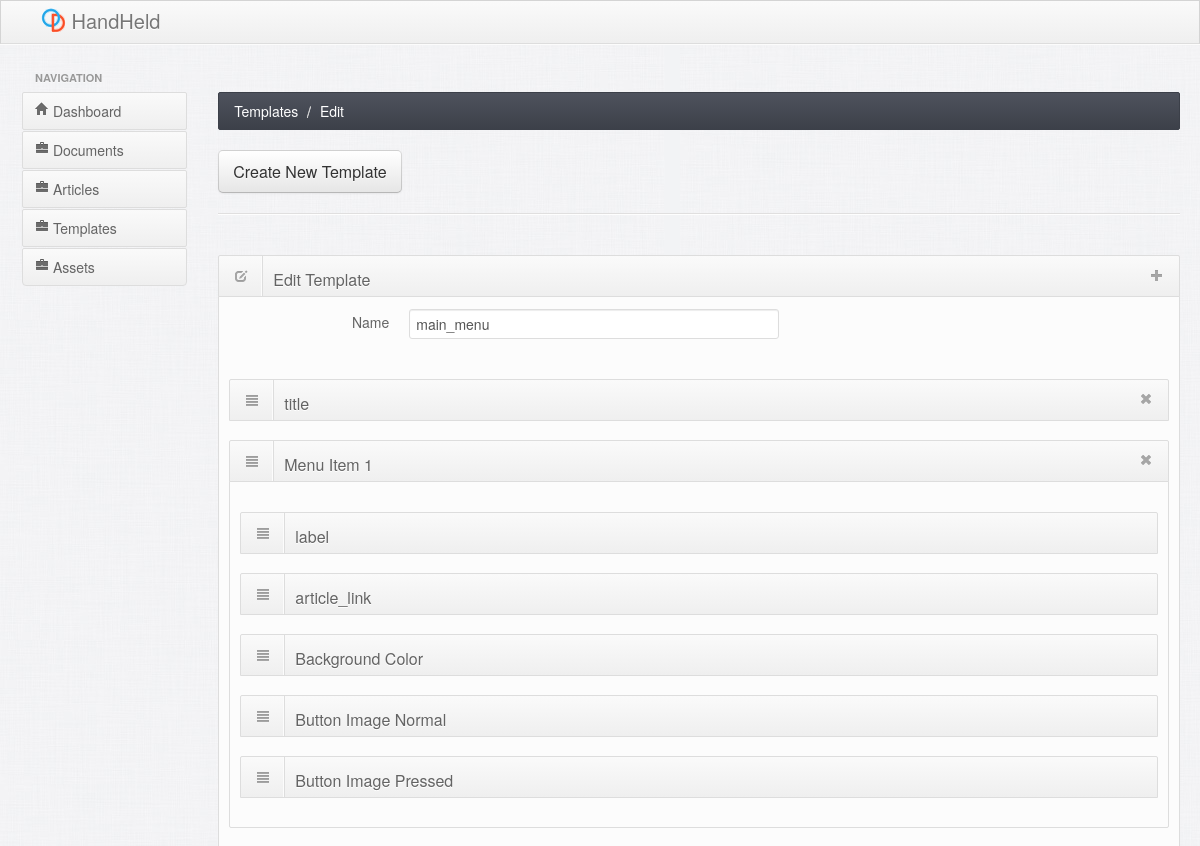
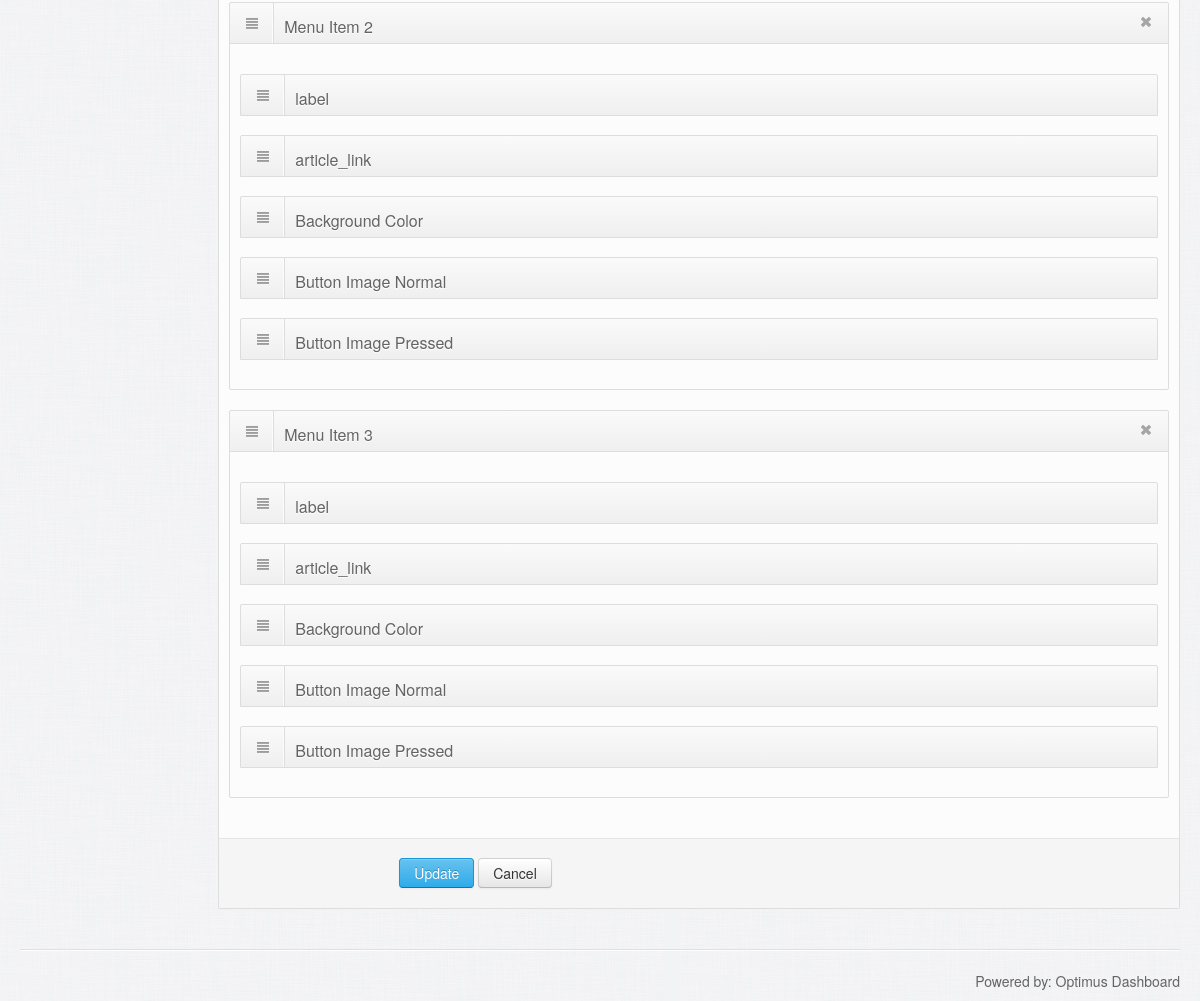
Screenshot of /templates/edit/10 with the database file from the repository (2 pictures, top to bottom).
### tables this page shows
CREATE TABLE "template" ("id" INTEGER PRIMARY KEY ASC,name TEXT DEFAULT NULL,"isComposite" INTEGER);

CREATE TABLE fields ("id" INTEGER PRIMARY KEY AUTOINCREMENT DEFAULT NULL,"template_id" INTEGER DEFAULT NULL,child_template_id INTEGER DEFAULT 0,field_type_id INTEGER DEFAULT 0,"order_nr" INTEGER,"name" TEXT);

### application/controllers/templates.php (called while the page is built, shortened)
<?php
class Templates extends CI_Controller {
  public function __construct()
  {
    $this->load->model('Article_model');
    $this->load->model('Template_model');
  }
  public function edit($id = null)
  {
    $data['fields'] = $this->Template_model->get_all_field_types();
    $data['templates'] = $this->Template_model->get_all_templates();
    $this->load->helper('Optimus');
    if($id != null && $id != 'new')
    {
      $template = $this->Template_model->get_template($id);
      $data['template'] = $template;
      $sections = $this->Template_model->get_all_children_fields($id);
      $partials = array();
      foreach($sections as $section ){
          array_push($partials, create_partial($section ));
      }
      $data['sections'] = $partials;
    }
    if (!$_POST)
    {
      $data['action'] = 'Edit';
      $this->load->view('partials/header', $data);
      $this->load->view('partials/leftmenu', $data);
      $this->load->view('templates/partials/contentheader', $data);
      $this->load->view('templates/index.php', $data);
      $this->load->view('partials/footer', $data);
    } else
    {
      $template_id  =$this->input->post('template_id');
      $this->Template_model->update($template_id);
      $this->Template_model->reorder_children();
      redirect(base_url() . 'templates/edit/' . $template_id);
    }
  }
}

### index.php (called while the page is built, shortened)
<?php
require_once BASEPATH.'core/CodeIgniter.php';

### application/models/template_model.php (called while the page is built, shortened)
<?php
class Template_model extends CI_Model {
  public function get_all_templates()
  {
    $this->db->select('*');
    $this->db->from('template');
    $query = $this->db->get();
    $data = $query->result();
    $templates = array();
    foreach($data as $item){
      $templates[$item->id] = $item;
    }
    return $templates;
  }
  public function get_template($id)
  {
    $this->db->select('*');
    $this->db->from('template t');
    $this->db->where('t.id', $id);
    $query = $this->db->get();
    $data = $query->result();
    $template = '';
    foreach($data as $item){
      $template = $item;
    }
    return $template;
  }
  public function get_all_field_types()
  {
    $this->db->select('*');
    $this->db->from('field_type ft');
    $query = $this->db->get();
    $data = $query->result();
    return $data;
  }
  public function get_fields_for_template($id)
  {
    if(isset($id))
    {
      $this->db->select('f.id, f.name name, ft.id field_type_id, ft.name field_type_name, f.child_template_id');
      $this->db->from('fields f');
      $this->db->where('f.template_id',$id);
      $this->db->join('field_type ft', 'ft.id = f.field_type_id', 'left outer');
      $this->db->order_by('f.order_nr', 'asc');
      $query = $this->db->get();
      $fields = $query->result();
      foreach($fields as &$field)
      {
        if($field->child_template_id > 0)
        {
          $field->children = $this->get_fields_for_template($field->child_template_id);
        }
      }
      return $fields;
    }
  }
  public function get_field_by_id($id)
  {
    if(isset($id))
    {
      $this->db->select('f.id, f.name name, ft.id field_type_id, ft.name field_type_name, f.child_template_id');
      $this->db->from('fields f');
      $this->db->where('f.id',$id);
      $this->db->join('field_type ft', 'ft.id = f.field_type_id');
      $this->db->order_by('f.order_nr', 'asc');
      $query = $this->db->get();
      $data = $query->result();
      return $data;
    }
  }
  public function get_all_children_fields($id)
  {
    $template = $this->get_template($id);
    $fields = array();
    if($template->isComposite == 1)
    {
      $children = $this->get_fields_for_template($id);
      foreach($children as $child)
      {
        if($child->child_template_id > 0 && $child->field_type_id == 0)
        {
          $subtemplate =new stdClass();
          $subtemplate->name = $child->name;
          $subtemplate->field_type_name = 'subtemplate';
          $subtemplate->id = $child->id;
          $subtemplate->children = $this->get_all_children_fields($child->child_template_id) ;
          array_push($fields, $subtemplate );
        }else
        {
          $fields = array_merge($fields, $this->get_field_by_id($child->id));
        }
      }
    }else
    {
      $fields = array_merge($fields, $this->get_fields_for_template($id));
    }
    return $fields;
  }
}

### application/views/templates/index.php (called while the page is built)
<?php $this->load->view('templates/partials/'.strtolower($action)) ; ?>

### application/views/templates/partials/edit.php (the view, shortened to what this page needs)
<div class="row-fluid">
  <div class="box span12">
    <div class="box-header" data-original-title>
      <h2><i class="icon-edit"></i><span class="break"></span>Edit Template</h2>
      <div class="box-icon">
        <a href="#" class="btn-add-template"><i class="icon-plus"></i></a>
      </div>
    </div>
    <div class="box-sortable">
      <?php echo form_open('templates/edit', array('class' => 'form-horizontal', 'id' => 'myform')); ?>
      <fieldset>
        <div class="control-group">
          <label class="control-label" for="typeahead">Name</label>
          <div class="controls">
            <input type="text" class="span6 typeahead" name="template_name" value="<?php echo $template->name ?>">
          </div>
        </div>
        <div class="row-fluid sortable">
          <?php foreach($sections as $panel): ?>
            <?php echo $panel ?>
          <?php endforeach ?>
        </div>
        <div class="form-actions">
          <button type="submit" class="btn btn-primary">Update</button>
          <a href="cancel"><input type="button" class="btn" name="cancel" value="Cancel" /></a>
        </div>
      </fieldset>
      </form>
    </div>
  </div>
</div>

### application/helpers/optimus_helper.php (shortened to what this page needs)
<?php
  function create_partial($field)
  {
    $snippet = "";
    if (isset($field->children))
    {
      $snippet = '<div class="box">
                  <div class="box-header">
                    <h2><i class="icon-align-justify"></i><span class="break"></span>' . $field->name . '</h2>
                    <div class="box-icon">
                      <input type="hidden" name="fields[]" value="' . $field->id . '">
                      <a href="#" class="btn-remove"><i class="icon-remove"></i></a>
                    </div>
                  </div>
                  <div class="box-content">';
      foreach ($field->children as $child)
      {
        $snippet = $snippet . ' <div class="box">
                                <div class="box-header">
                                <h2><i class="icon-align-justify"></i><span class="break"></span>' . $child->name . '</h2>
                                  <div class="box-icon">
                                  </div>
                                </div>
                              </div>';
      }
      $snippet = $snippet . '</div></div>';
    } else
    {
      $snippet = '<div class="box">
                  <div class="box-header">
                    <h2><i class="icon-align-justify"></i><span class="break"></span>' . $field->name . '</h2>
                    <div class="box-icon">
                      <input type="hidden" name="fields[]" value="' . $field->id . '">
                      <a href="#" class="btn-remove"><i class="icon-remove"></i></a>
                    </div>
                  </div>
                </div>';
    }
    return $snippet;
  }

### css/style.css (style rules this page uses)
body { background: url(../img/bg-light.jpg) repeat; color: #646464; }
a { color: #646464; }
h2 { font-size: 16px; line-height: 16px; }
.box { margin: 20px 0px; }
.box-header { height: 20px; border: 1px solid #ddd; margin-bottom: -1px; padding: 10px; background-color: #fafafa; background-image: -moz-linear-gradient(top, #fafafa, #efefef); background-image: -webkit-gradient(linear, 0 0, 0 100%, from(#fafafa), to(#efefef)); background-image: -webkit-linear-gradient(top, #fafafa, #efefef); background-image: -o-linear-gradient(top, #fafafa, #efefef); background-image: linear-gradient(to bottom, #fafafa, #efefef); filter: progid:dximagetransform.microsoft.gradient(startColorstr='#fafafa', endColorstr='#efefef', GradientType=0); -webkit-box-shadow: none; -moz-box-shadow: none; box-shadow: none; -webkit-border-radius: 2px 2px 0px 0px; -moz-border-radius: 2px 2px 0px 0px; border-radius: 2px 2px 0px 0px; overflow: hidden; }
.box-header h2 { font-size: 16px; line-height: 16px; float:left; margin-top: 2px; color: #646464; font-weight: normal; text-shadow: 0px 1px 0px #fff; }
.box-header h2 i { margin: 1px 3px 0px 5px; opacity: .4; }
.box-header .break { border-left: 1px solid #fcfcfc; border-right: 1px solid #ddd; margin: -12px 10px -10px 10px; padding: 12px 0px 10px 0px; }
.box-header .box-icon { float:right; margin-top: 1px; }
.box-header .box-icon i { -webkit-transition: all 0.1s ease-in-out; -moz-transition: all 0.1s ease-in-out; -o-transition: all 0.1s ease-in-out; -ms-transition: all 0.1s ease-in-out; transition: all 0.1s ease-in-out; opacity: .4; }
.box-header .box-icon a { margin: 0px 5px; }
.box-content { margin-top: -1px; padding: 10px; border: 1px solid #ddd; background: #fcfcfc; -webkit-border-radius: 0px 0px 2px 2px; -moz-border-radius: 0px 0px 2px 2px; border-radius: 0px 0px 2px 2px; }
.box-sortable { margin-top: -1px; padding: 10px; border: 1px solid #ddd; background: #fcfcfc; -webkit-border-radius: 0px 0px 2px 2px; -moz-border-radius: 0px 0px 2px 2px; border-radius: 0px 0px 2px 2px; }
.form-actions { padding: 19px 20px 20px; margin: 20px -10px -30px -10px; background-color: #f5f5f5; border-top: 1px solid #e5e5e5; *zoom: 1; }
.form-actions:before, .form-actions:after { display: table; line-height: 0; content: ""; }
.form-actions:after { clear: both; }
.btn-primary { background-color: #006dcc; color: #ffffff; background-image: -moz-linear-gradient(top, #67c2ef, #2FABE9); background-image: -ms-linear-gradient(top, #67c2ef, #2FABE9); background-image: -webkit-gradient(linear, 0 0, 0 100%, from(#67c2ef), to(#2FABE9)); background-image: -webkit-linear-gradient(top, #67c2ef, #2FABE9); background-image: -o-linear-gradient(top, #67c2ef, #2FABE9); background-image: linear-gradient(top, #67c2ef, #2FABE9); background-repeat: repeat-x; filter: progid:DXImageTransform.Microsoft.gradient(startColorstr='#'67c2ef, endColorstr='#'2FABE9, GradientType=0); border-color: #1598d9 #1598d9 #007bb8 #1598d9; filter: progid:DXImageTransform.Microsoft.gradient(enabled = false); }
.add-on, textarea, input[type="text"], input[type="password"], input[type="datetime"], input[type="datetime-local"], input[type="date"], input[type="month"], input[type="time"], input[type="week"], input[type="number"], input[type="email"], input[type="url"], input[type="search"], input[type="tel"], input[type="color"], input[type="file"], .uneditable-input { border-color: #dddddd !important; }

### rows the page displays
template: template_name "main_menu"
fields: name "title"
fields: name "Menu Item 1"
fields: name "label"
fields: name "article_link"
fields: name "Background Color"
fields: name "Button Image Normal"
fields: name "Button Image Pressed"
fields: name "Menu Item 2"
fields: name "Menu Item 3"

### other values shown
$action "Edit"
